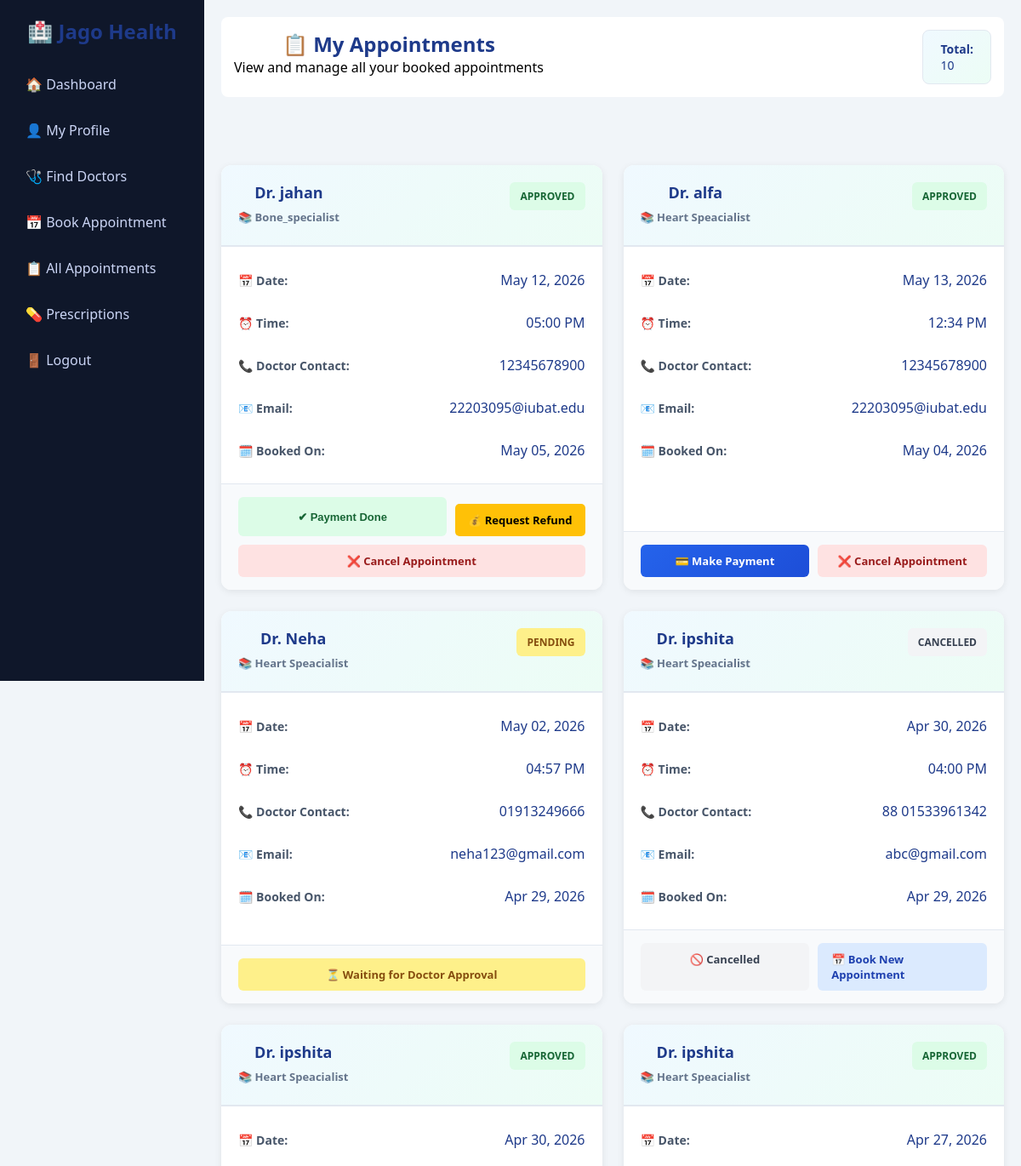
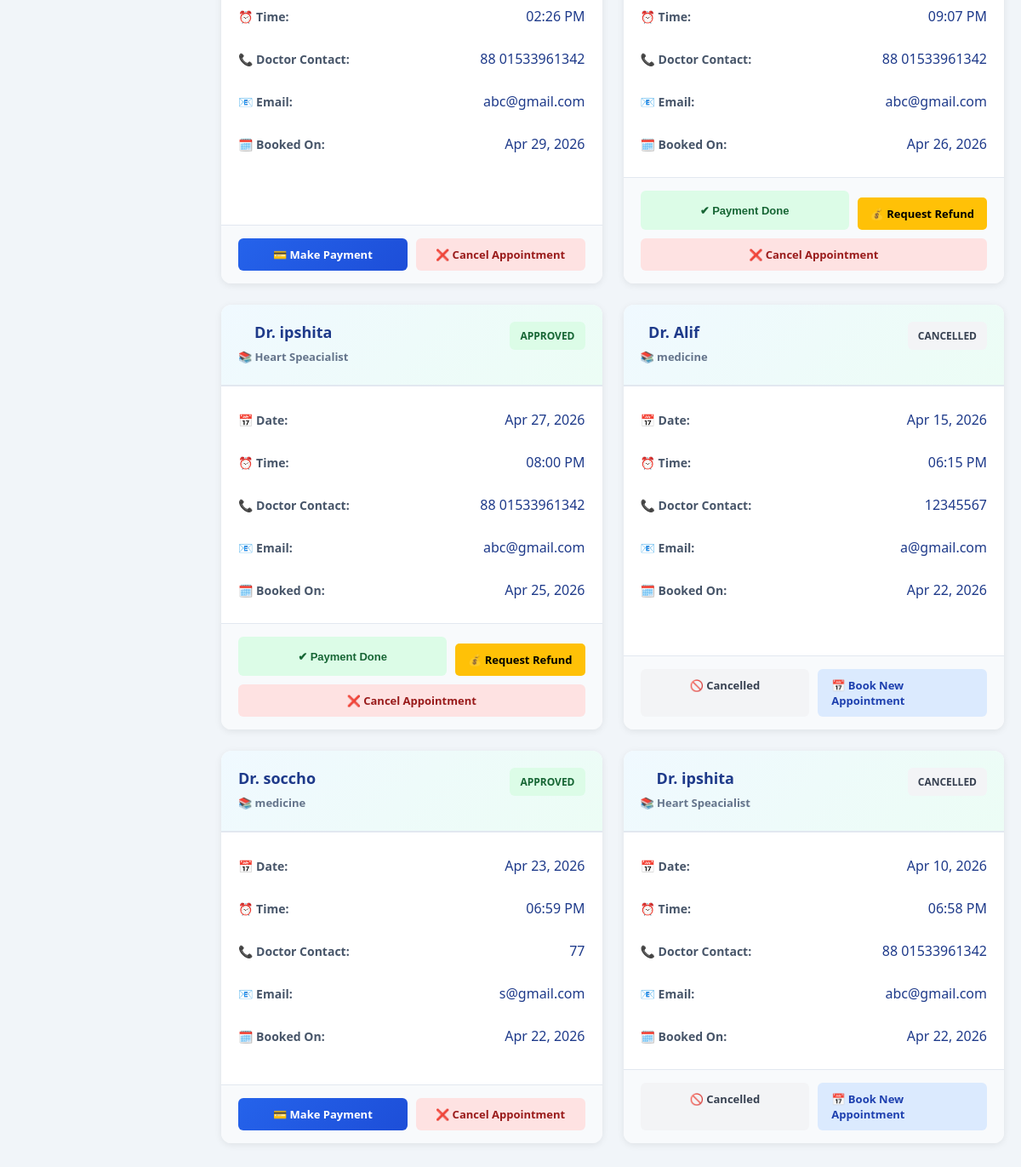
The page /appointments/all/ (signed in) on the database its author committed (2 pictures, top to bottom).
### accounts/models.py (models this page shows, shortened)
class Appointment(models.Model):
    STATUS_CHOICES = (
        ('pending', 'Pending'),
        ('approved', 'Approved'),
        ('rejected', 'Rejected'),
        ('cancelled', 'Cancelled'),
    )
    CONSULTATION_CHOICES = (
        ('upcoming', 'Upcoming'),
        ('consulted', 'Consulted'),
        ('no-show', 'No Show'),
    )
    patient = models.ForeignKey(
        CustomUser,
        on_delete=models.CASCADE,
        related_name='patient_appointments',
        limit_choices_to={'role': 'patient'}
    )
    doctor = models.ForeignKey(
        CustomUser,
        on_delete=models.CASCADE,
        related_name='doctor_appointments',
        limit_choices_to={'role': 'doctor'}
    )
    date = models.DateField()
    time = models.TimeField()
    status = models.CharField(max_length=10, choices=STATUS_CHOICES, default='pending')
    consultation_status = models.CharField(max_length=20, choices=CONSULTATION_CHOICES, default='upcoming')
    created_at = models.DateTimeField(auto_now_add=True)

class CustomUser(AbstractUser):
    ROLE_CHOICES = (
        ('doctor', 'Doctor'),
        ('patient', 'Patient'),
        ('admin', 'Admin'),
    )
    role = models.CharField(max_length=10, choices=ROLE_CHOICES)
    phone = models.CharField(max_length=15)
    specialization = models.CharField(max_length=100, blank=True, null=True)
    age = models.IntegerField(blank=True, null=True)
    bio = models.TextField(blank=True)
    profile_image = models.ImageField(upload_to='profiles/', default='default.png')
    is_verified = models.BooleanField(default=False)

### accounts/views.py (the view)
# urls.py: path('appointments/all/', views.patient_all_appointments, name='patient_all_appointments'),
@login_required
def patient_all_appointments(request):
    appointments = Appointment.objects.filter(patient=request.user).order_by('-created_at')
    paid_appointments = Payment.objects.filter(appointment__patient=request.user).values_list('appointment_id', flat=True)
    context = {
        'appointments': appointments,
        'paid_appointments': paid_appointments,
    }
    return render(request, 'patient_all_appointments.html', context)

### templates/patient_all_appointments.html (shortened to what this page needs)
{% load static %}
<!DOCTYPE html>
<html lang="en">
<head>
    <link rel="stylesheet" href="{% static 'css/style.css' %}">
    <link rel="stylesheet" href="{% static 'css/dashboard_extra.css' %}">
    <link rel="stylesheet" href="{% static 'css/appointments.css' %}">
</head>
<body>
<div class="dashboard">
    <div class="sidebar">
        <h2>🏥 Jago Health</h2>
        <ul>
            <li><a href="{% url 'patient_dashboard' %}">🏠 Dashboard</a></li>
            <li><a href="{% url 'profile' %}">👤 My Profile</a></li>
            <li><a href="{% url 'doctor_list' %}">🩺 Find Doctors</a></li>
            <li><a href="{% url 'book_appointment' %}">📅 Book Appointment</a></li>
            <li><a href="{% url 'patient_all_appointments' %}" class="active">📋 All Appointments</a></li>
            <li><a href="{% url 'patient_prescriptions' %}">💊 Prescriptions</a></li>
            <li><a href="{% url 'logout' %}">🚪 Logout</a></li>
        </ul>
    </div>
    <div class="main">
        <div class="topbar">
            <div class="topbar-content">
                <div>
                    <h2>📋 My Appointments</h2>
                    <p>View and manage all your booked appointments</p>
                </div>
                <div class="topbar-stats">
                    <span class="stat-box">
                        <strong>Total:</strong> {{ appointments|length }}
                    </span>
                </div>
            </div>
        </div>
        <div class="appointments-section">
            {% if appointments %}
                <div class="appointments-grid">
                    {% for appt in appointments %}
                        <div class="appointment-card">
                            <div class="card-header">
                                <div class="doctor-info">
                                    <h3>Dr. {{ appt.doctor.first_name|default:appt.doctor.username }}</h3>
                                    <p class="specialization">📚 {{ appt.doctor.specialization|default:"General Practitioner" }}</p>
                                </div>
                                <span class="status-badge status-{{ appt.status|lower }}">
                                    {{ appt.status|upper }}
                                </span>
                            </div>
                            <div class="card-body">
                                <div class="detail-row">
                                    <span class="label">📅 Date:</span>
                                    <span class="value">{{ appt.date|date:"M d, Y" }}</span>
                                </div>
                                <div class="detail-row">
                                    <span class="label">⏰ Time:</span>
                                    <span class="value">{{ appt.time|time:"h:i A" }}</span>
                                </div>
                                <div class="detail-row">
                                    <span class="label">📞 Doctor Contact:</span>
                                    <span class="value">{{ appt.doctor.phone }}</span>
                                </div>
                                <div class="detail-row">
                                    <span class="label">📧 Email:</span>
                                    <span class="value">{{ appt.doctor.email }}</span>
                                </div>
                                <div class="detail-row">
                                    <span class="label">🗓️ Booked On:</span>
                                    <span class="value">{{ appt.created_at|date:"M d, Y" }}</span>
                                </div>
                            </div>
                            <div class="card-actions">
                                {% if appt.status == 'approved' %}
                                    {% if appt.id in paid_appointments %}
                                        <button class="btn-paid" disabled>
                                            ✔ Payment Done
                                        </button>
                                        {% with payment=appt.payment %}
                                            {% if payment.refund_status == 'none' %}
                                                <a href="{% url 'request_refund' appt.id %}" class="btn-refund" style="background: #ffc107; color: #000; padding: 10px 15px; display: inline-block; border-radius: 5px; text-decoration: none; font-size: 13px; font-weight: 600; margin-top: 8px;">
                                                    💰 Request Refund
                                                </a>
                                            {% elif payment.refund_status == 'requested' %}
                                                <span style="background: #fff3cd; color: #856404; padding: 10px 15px; display: inline-block; border-radius: 5px; font-size: 13px; font-weight: 600; margin-top: 8px;">
                                                    🕐 Refund Pending
                                                </span>
                                            {% elif payment.refund_status == 'approved' %}
                                                <span style="background: #d4edda; color: #155724; padding: 10px 15px; display: inline-block; border-radius: 5px; font-size: 13px; font-weight: 600; margin-top: 8px;">
                                                    ✓ Refund Approved
                                                </span>
                                            {% elif payment.refund_status == 'rejected' %}
                                                <span style="background: #f8d7da; color: #721c24; padding: 10px 15px; display: inline-block; border-radius: 5px; font-size: 13px; font-weight: 600; margin-top: 8px;">
                                                    ✕ Refund Rejected
                                                </span>
                                            {% endif %}
                                        {% endwith %}
                                    {% else %}
                                        <a href="{% url 'make_payment' appt.id %}" class="btn-payment">
                                            💳 Make Payment
                                        </a>
                                    {% endif %}
                                    <a href="{% url 'cancel_appointment' appt.id %}" class="btn-cancel" onclick="return confirm('Are you sure you want to cancel this appointment?');">
                                        ❌ Cancel Appointment
                                    </a>
                                {% elif appt.status == 'pending' %}
                                    <span class="btn-status-pending">⏳ Waiting for Doctor Approval</span>
                                {% elif appt.status == 'rejected' %}
                                    <span class="btn-status-rejected">❌ Rejected by Doctor</span>
                                    <a href="{% url 'book_appointment' %}" class="btn-rebook">📅 Book Another</a>
                                {% elif appt.status == 'cancelled' %}
                                    <span class="btn-status-cancelled">🚫 Cancelled</span>
                                    <a href="{% url 'book_appointment' %}" class="btn-rebook">📅 Book New Appointment</a>
                                {% endif %}
                            </div>
                        </div>
                    {% endfor %}
                </div>
            {% endif %}
        </div>
    </div>
</div>
</body>
</html>

### static/css/style.css (style rules this page uses)
* { margin: 0; padding: 0; box-sizing: border-box; }
body { font-family: 'Segoe UI', sans-serif; background: #f8fafc; }
body { font-family: 'Segoe UI', Tahoma, Geneva, Verdana, sans-serif; background: linear-gradient(to right, #dbeafe, #f0fdf4); height: 100vh; }
button { width: 100%; padding: 12px; background: #2563eb; color: white; border: none; border-radius: 8px; font-size: 16px; cursor: pointer; transition: 0.3s; }
.dashboard { display: flex; font-family: 'Segoe UI', sans-serif; }
.sidebar { width: 230px; height: 100vh; background: #1e293b; color: white; padding: 20px; }
.sidebar h2 { text-align: center; margin-bottom: 30px; }
.sidebar ul { list-style: none; }
.sidebar ul li { margin: 15px 0; }
.sidebar ul li a { color: #cbd5f5; text-decoration: none; display: block; padding: 10px; border-radius: 6px; transition: 0.3s; }
.main { flex: 1; background: #f1f5f9; padding: 20px; }
.topbar { background: white; padding: 15px; border-radius: 8px; margin-bottom: 20px; }
.dashboard { display: flex; height: 100vh; }
.sidebar { width: 240px; background: #0f172a; color: white; padding: 20px; }
.sidebar h2 { text-align: center; margin-bottom: 25px; }
.sidebar ul li { margin: 12px 0; }
.sidebar ul li a { color: #cbd5f5; text-decoration: none; padding: 10px; display: block; border-radius: 6px; transition: 0.3s; }
.main { flex: 1; padding: 20px; background: #f1f5f9; }

### static/css/dashboard_extra.css (style rules this page uses)
body { font-family: 'Segoe UI', sans-serif; background: #f1f5f9; margin: 0; }
h2, h3 { text-align: center; color: #1e3a8a; }
button { padding: 10px; background: #2563eb; color: white; border: none; border-radius: 6px; cursor: pointer; transition: 0.3s; }

### rows shown on the page
Appointment: doctor.first_name "jahan", doctor.specialization "Bone_specialist", status "APPROVED", date "May 12, 2026", time "05:00 PM", doctor.phone "12345678900", doctor.email "22203095@iubat.edu", created_at "May 05, 2026", shows "✔ Payment Done", shows "💰 Request Refund", shows "❌ Cancel Appointment"
Appointment: doctor.first_name "alfa", doctor.specialization "Heart Speacialist", status "APPROVED", date "May 13, 2026", time "12:34 PM", doctor.phone "12345678900", doctor.email "22203095@iubat.edu", created_at "May 04, 2026", shows "💳 Make Payment", shows "❌ Cancel Appointment"
Appointment: doctor.first_name "Neha", doctor.specialization "Heart Speacialist", status "PENDING", date "May 02, 2026", time "04:57 PM", doctor.phone "01913249666", doctor.email "neha123@gmail.com", created_at "Apr 29, 2026", shows "⏳ Waiting for Doctor Approval"
Appointment: doctor.first_name "ipshita", doctor.specialization "Heart Speacialist", status "CANCELLED", date "Apr 30, 2026", time "04:00 PM", doctor.phone "88 01533961342", doctor.email "abc@gmail.com", created_at "Apr 29, 2026", shows "🚫 Cancelled"
Appointment: doctor.first_name "ipshita", doctor.specialization "Heart Speacialist", status "APPROVED", date "Apr 30, 2026", time "02:26 PM", doctor.phone "88 01533961342", doctor.email "abc@gmail.com", created_at "Apr 29, 2026", shows "💳 Make Payment", shows "❌ Cancel Appointment"
Appointment: doctor.first_name "ipshita", doctor.specialization "Heart Speacialist", status "APPROVED", date "Apr 27, 2026", time "09:07 PM", doctor.phone "88 01533961342", doctor.email "abc@gmail.com", created_at "Apr 26, 2026", shows "✔ Payment Done", shows "💰 Request Refund", shows "❌ Cancel Appointment"
Appointment: doctor.first_name "ipshita", doctor.specialization "Heart Speacialist", status "APPROVED", date "Apr 27, 2026", time "08:00 PM", doctor.phone "88 01533961342", doctor.email "abc@gmail.com", created_at "Apr 25, 2026", shows "✔ Payment Done", shows "💰 Request Refund", shows "❌ Cancel Appointment"
Appointment: doctor.first_name "Alif", doctor.specialization "medicine", status "CANCELLED", date "Apr 15, 2026", time "06:15 PM", doctor.phone "12345567", doctor.email "a@gmail.com", created_at "Apr 22, 2026", shows "🚫 Cancelled"
Appointment: doctor.first_name "soccho", doctor.specialization "medicine", status "APPROVED", date "Apr 23, 2026", time "06:59 PM", doctor.phone "77", doctor.email "s@gmail.com", created_at "Apr 22, 2026", shows "💳 Make Payment", shows "❌ Cancel Appointment"
Appointment: doctor.first_name "ipshita", doctor.specialization "Heart Speacialist", status "CANCELLED", date "Apr 10, 2026", time "06:58 PM", doctor.phone "88 01533961342", doctor.email "abc@gmail.com", created_at "Apr 22, 2026", shows "🚫 Cancelled"

### other values the page prints
{{ appointments|length }} "10"
